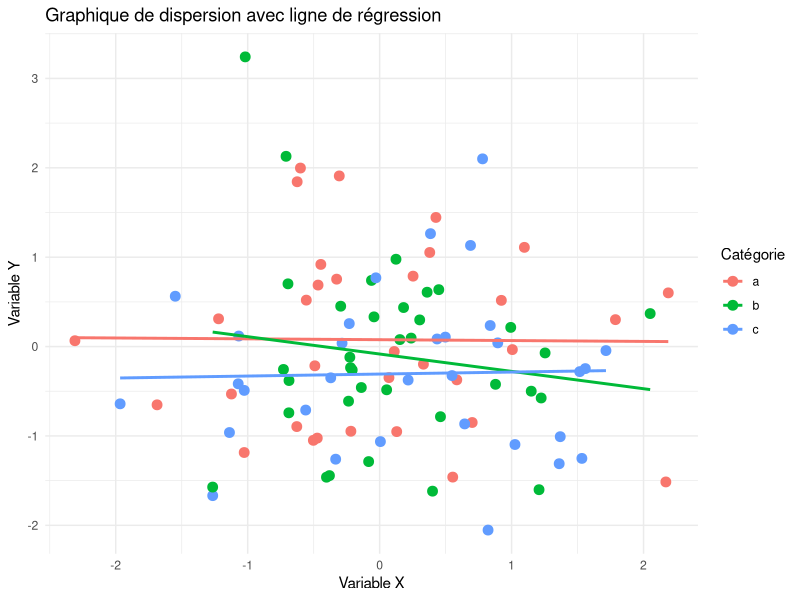

Source code (R):
install.packages("ggplot2")
# Chargement des bibliothèques nécessaires
library(ggplot2)

# Création d'un jeu de données exemple
set.seed(123)
data <- data.frame(
  x = rnorm(100),
  y = rnorm(100),
  category = sample(letters[1:3], 100, replace = TRUE)
)

# Création du graphique de dispersion avec ggplot2
plot <- ggplot(data, aes(x = x, y = y, color = category)) +
  geom_point(size = 3) +
  geom_smooth(method = "lm", se = FALSE) +
  labs(title = "Graphique de dispersion avec ligne de régression",
       x = "Variable X",
       y = "Variable Y",
       color = "Catégorie") +
  theme_minimal()

# Affichage du graphique
print(plot)
